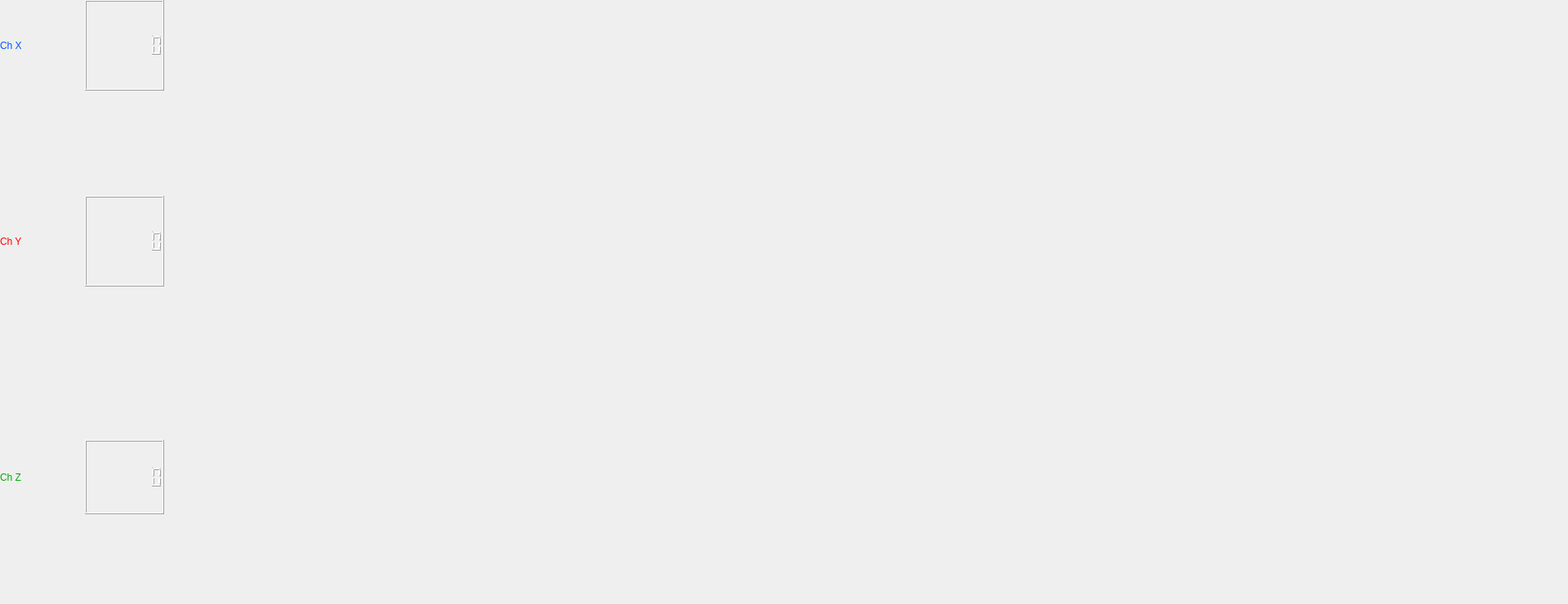
       <widget class="QWidget" name="tab_ProfileOrtho">
        <attribute name="title">
         <string>Profile Ortho</string>
        </attribute>
        <widget class="QWidget" name="verticalLayoutWidget_8">
         <property name="geometry">
          <rect>
           <x>0</x>
           <y>240</y>
           <width>201</width>
           <height>111</height>
          </rect>
         </property>
         <layout class="QHBoxLayout" name="verticalLayout_Channel_Y">
          <item>
           <widget class="QLabel" name="label_Channel_Y">
            <property name="styleSheet">
             <string notr="true">font: 700 18pt &quot;Segoe UI&quot;;
color: rgb(255, 0, 0);</string>
            </property>
            <property name="text">
             <string>Ch Y</string>
            </property>
           </widget>
          </item>
          <item>
           <widget class="QLCDNumber" name="lcdNumber_Channel_Y">
            <property name="styleSheet">
             <string notr="true">font: 700 16pt &quot;Segoe UI&quot;;
color: rgb(255, 255, 255);</string>
            </property>
            <property name="digitCount">
             <number>7</number>
            </property>
           </widget>
          </item>
         </layout>
        </widget>
        <widget class="QWidget" name="verticalLayoutWidget_9">
         <property name="geometry">
          <rect>
           <x>0</x>
           <y>0</y>
           <width>201</width>
           <height>111</height>
          </rect>
         </property>
         <layout class="QHBoxLayout" name="verticalLayout_Channel_X">
          <item>
           <widget class="QLabel" name="label_Channel_X">
            <property name="styleSheet">
             <string notr="true">font: 700 18pt &quot;Segoe UI&quot;;
color: rgb(0, 85, 255);</string>
            </property>
            <property name="text">
             <string>Ch X</string>
            </property>
           </widget>
          </item>
          <item>
           <widget class="QLCDNumber" name="lcdNumber_Channel_X">
            <property name="styleSheet">
             <string notr="true">font: 700 16pt &quot;Segoe UI&quot;;
color: rgb(255, 255, 255);</string>
            </property>
            <property name="digitCount">
             <number>7</number>
            </property>
           </widget>
          </item>
         </layout>
        </widget>
        <widget class="QWidget" name="horizontalLayoutWidget_10">
         <property name="geometry">
          <rect>
           <x>200</x>
           <y>0</y>
           <width>1711</width>
           <height>731</height>
          </rect>
         </property>
         <layout class="QVBoxLayout" name="horizontalLayout_ProfileOrtho">
          <property name="spacing">
           <number>0</number>
          </property>
          <property name="sizeConstraint">
           <enum>QLayout::SizeConstraint::SetDefaultConstraint</enum>
          </property>
          <property name="leftMargin">
           <number>0</number>
          </property>
          <property name="topMargin">
           <number>0</number>
          </property>
          <property name="rightMargin">
           <number>0</number>
          </property>
          <property name="bottomMargin">
           <number>0</number>
          </property>
         </layout>
        </widget>
        <widget class="QWidget" name="verticalLayoutWidget_10">
         <property name="geometry">
          <rect>
           <x>0</x>
           <y>539</y>
           <width>201</width>
           <height>91</height>
          </rect>
         </property>
         <layout class="QHBoxLayout" name="verticalLayout_Channel_Z">
          <item>
           <widget class="QLabel" name="label_Channel_Z">
            <property name="styleSheet">
             <string notr="true">font: 700 18pt &quot;Segoe UI&quot;;
color: rgb(0, 170, 0);</string>
            </property>
            <property name="text">
             <string>Ch Z</string>
            </property>
           </widget>
          </item>
          <item>
           <widget class="QLCDNumber" name="lcdNumber_Channel_Z">
            <property name="styleSheet">
             <string notr="true">font: 700 16pt &quot;Segoe UI&quot;;
color: rgb(255, 255, 255);</string>
            </property>
            <property name="digitCount">
             <number>7</number>
            </property>
           </widget>
          </item>
         </layout>
        </widget>
       </widget>
